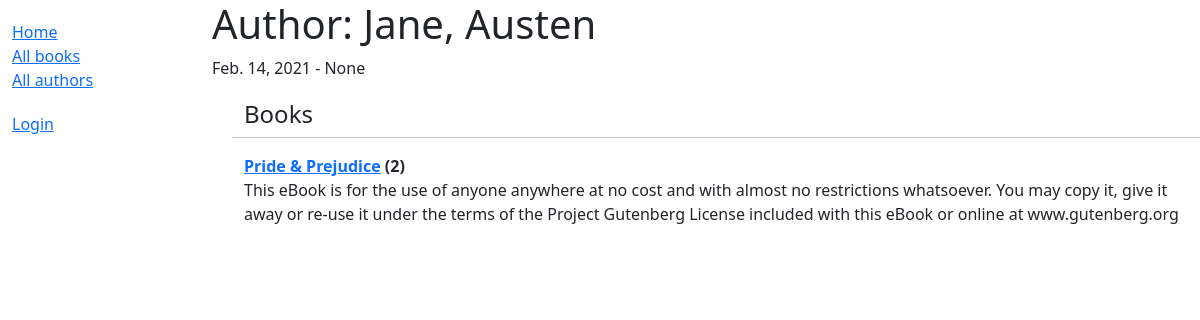
The app's page /catalog/author/1 with its own data.
### catalog/models.py (models this page shows, shortened)
class Author(models.Model):
	first_name = models.CharField(max_length=100)
	last_name = models.CharField(max_length=100)
	date_of_birth = models.DateField(null=True, blank=True)
	date_of_death = models.DateField('died', null=True, blank=True)
	class Meta:
		ordering = ['last_name', 'first_name']
		permissions = (('can_create_author', 'Create new author'), ('can_delete_author', 'Delete Author'),
		               ('can_update_author', 'Update Given Author'))

class Book(models.Model):
	title = models.CharField(max_length=200)
	author = models.ForeignKey('Author', on_delete=models.SET_NULL, null=True)
	summary = models.TextField(max_length=1000, help_text="Enter a brief description of the book")
	isbn = models.CharField('ISBN', max_length=13, unique=True, help_text="13 Character "
	                                                                      "<a href='https://www.isbn-international.org/content/what-isbn'>ISBN</a>")
	genre = models.ManyToManyField(Genre, help_text="Select a genre for this book")
	language = models.ForeignKey('Language', on_delete=models.SET_NULL, null=True)
	def __str__(self):
		return self.title
	def display_genre(self):
		return ', '.join(genre.name for genre in self.genre.all()[:3])
	display_genre.short_description = 'Book Genre'

### catalog/views.py (the view)
# urls.py: path('author/<int:pk>', views.AuthorDetailView.as_view(), name='author-detail'),
class AuthorDetailView(generic.DetailView):
	model = Author
	template_name = 'author_detail.html'

### catalog/templates/author_detail.html (shortened to what this page needs)
{% extends 'base_generic.html' %}
{% block content %}
    <h1>Author: {{ author.first_name }}, {{ author.last_name }}</h1>
    <p>{{ author.date_of_birth }} - {{ author.date_of_death }}</p>
    <div class="row" style="margin-top: 20px; margin-left: 20px">
        <h4>Books</h4>
        <hr>
        {% for author_book in author.book_set.all%}
            <dt><a href="{% url 'book-detail' author_book.pk %}"> {{ author_book }}</a> ({{author_book.bookinstance_set.all.count }})</dt>
            <p>{{ author_book.summary }}</p>
        {% endfor %}
    </div>
{% endblock %}

### records on screen
Author: date_of_birth "Feb. 14, 2021", date_of_death "None"
Book: title "Pride & Prejudice", bookinstance_set.all.count "2", summary "This eBook is for the use of anyone anywhere at no cost and with almost no restrictions whatsoever. You may copy it, give it away or re-use it under the terms of the Project Gutenberg License included with this eBook or online at www.gutenberg.org"
